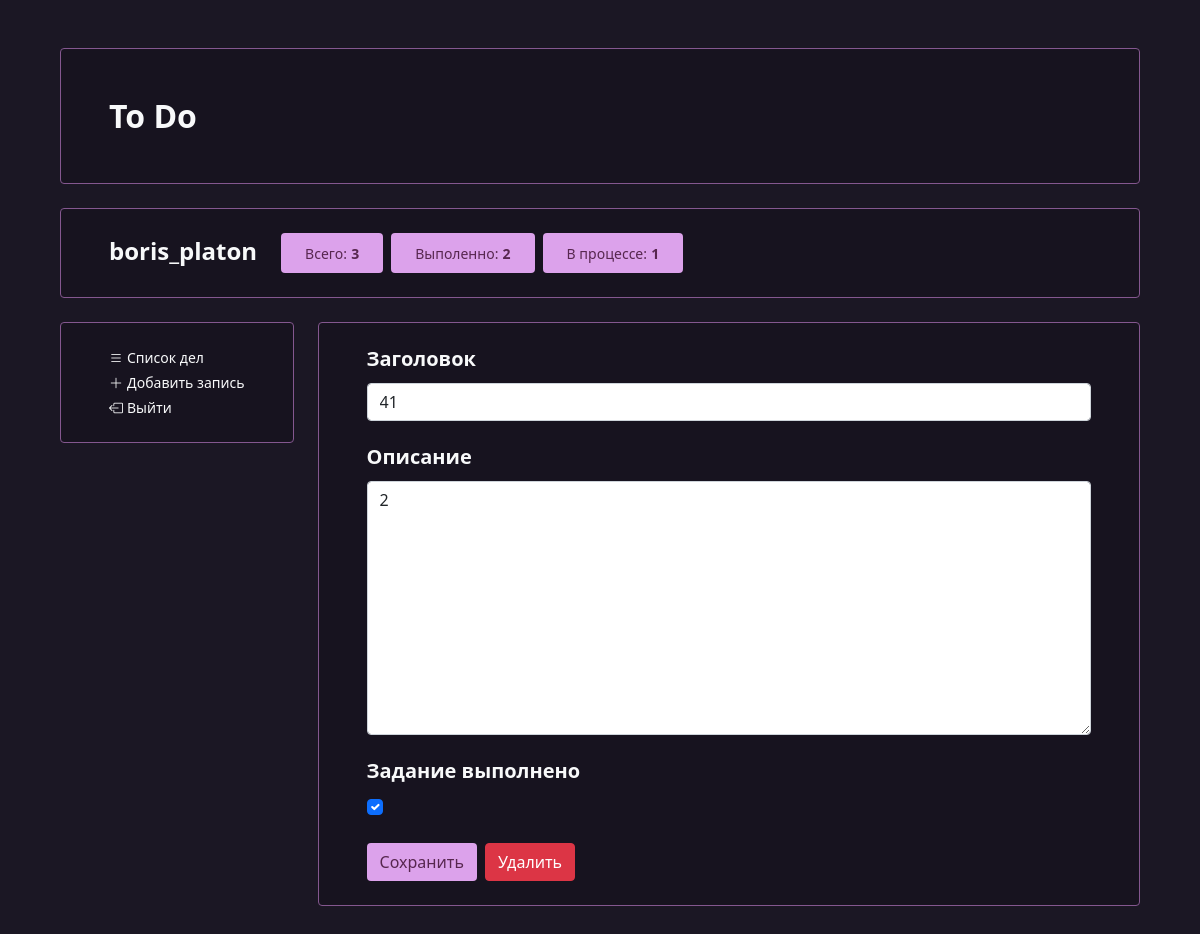
The app's page /affairs/22/ (signed in) with its own data.
### users/models.py (models this page shows, shortened)
class User(AbstractUser):
    @property
    def in_process_affairs_amount(self):
        return self.get_in_process_affairs().count()
    def get_in_process_affairs(self, *args):
        if args:
            return self.affair_set.filter(date_end__isnull=True).values(*args)
        return self.affair_set.filter(date_end__isnull=True)
    @property
    def completed_affairs_amount(self):
        return self.get_completed_affairs().count()
    def get_completed_affairs(self, *args):
        if args:
            return self.affair_set.exclude(date_end__isnull=True).values(*args)
        return self.affair_set.exclude(date_end__isnull=True)

### affairs/models.py (models this page shows, shortened)
class Affair(models.Model):
    title = models.CharField(max_length=128, verbose_name='Заголовок')
    text = models.TextField(max_length=2048, verbose_name='Описание', blank=True)
    date_add = models.DateTimeField(auto_now_add=True, verbose_name='Дата добавления')
    date_end = models.DateTimeField(verbose_name='Дата выполнения', blank=True, null=True)
    is_completed = models.BooleanField(verbose_name='Задание выполнено', default=False)
    author = models.ForeignKey(to=settings.AUTH_USER_MODEL, on_delete=models.CASCADE, verbose_name='Автор')
    class Meta:
        ordering = ["is_completed", "-date_add"]

### affairs/views.py (the view)
# urls.py: path('<int:affair_id>/', views.affair_view, name='affair'),
@login_required
def affair_view(request, affair_id):
    affair = Affair.objects.filter(pk=affair_id, author__pk=request.user.pk).first()
    if not affair:
        return redirect('affairs:home')
    form = AffairEditingForm(request.POST or None, instance=affair)
    context = {
        'form': form,
        'affair': affair
    }
    if request.POST and request.POST.get('save'):
        update_affair_from_form(request, form)
        return redirect('affairs:affair', affair_id)
    elif request.POST.get('delete'):
        messages.add_message(request, messages.SUCCESS, "Запись удалена", extra_tags="warning")
        delete_affair(affair_id)
        return redirect('affairs:home')
    return render(request, 'affairs/affair.html', context=context)

### affairs/forms.py
class AffairEditingForm(models.ModelForm):
    def __init__(self, *args, **kwargs):
        super().__init__(*args, **kwargs)
        for field in self.fields.values():
            field.widget.attrs.update({
                "class": "form-control",
            })
        self.fields['is_completed'].widget.attrs.update({
            'class': 'form-check-input'
        })
    class Meta:
        model = Affair
        fields = ('title', 'text', 'is_completed')

### affairs/templates/affairs/affair.html (shortened to what this page needs)
{% extends 'affairs/base.html' %}
{% block content %}
<div class="rounded menu p-4 px-5">
    <form action="{% url 'affairs:affair' affair_id=affair.pk %}" method="POST" novalidate>
        <div class="row row-cols-1 g-4">
            {% for field in form %}
            <div class="col">
                <div class="row row-cols-1 text-light g-1">
                    <div class="col">
                        <h5 class='fw-bold'>{{ field.label }}</h5>
                    </div>
                    <div class="col">
                        {{ field }}
                    </div>
                </div>
            </div>
            {% endfor %}
            <div class="col">
                <button type="submit" class='btn completed' name='save' value="save">Сохранить</button>
                <button type="submit" class='btn btn-danger ms-1' name='delete' value="delete">Удалить</button>
            </div>
        </div>
    </form>
</div>
{% endblock %}

### affairs/templates/affairs/base.html (shortened to what this page needs)
{% load static %}
<!DOCTYPE html>
<html lang="en">
<head>
	<link href="https://cdn.jsdelivr.net/npm/bootstrap@5.1.3/dist/css/bootstrap.min.css" rel="stylesheet">
	<link rel="stylesheet" href="https://cdn.jsdelivr.net/npm/bootstrap-icons@1.8.1/font/bootstrap-icons.css">
	<link rel="stylesheet" href="{% static 'base/css/base.css' %}">
</head>
<body>
<div class="p-5">
	<div class="container">
		<div class="row g-4">
            <div class="col-12">
                <div class="p-5 rounded menu">
                	<a href="{% url 'affairs:home' %}">
        	            <h2 class='m-0 fw-bold text-light'>
        	                To Do
        	            </h2>
                    </a>
                </div>
            </div>
            <div class="col-12">
                <div class="p-4 px-5 rounded menu">
                    <div class="row g-4">
                        <div class="col-auto">
                            <span class='m-0 fs-4 text-light fw-bold'>{{ request.user.username }}</span>
                        </div>
                        <div class="col-auto">
                            <div class="row g-2">
                                <div class='col-auto'>
                                	<a href="{% url 'affairs:home' %}">
        	                            <div class="py-2 px-4 rounded completed">
        	                                <small>Всего:</small>
        	                                <small class="fw-bold">{{ request.user.affair_set.count }}</small>
        	                            </div>
                                    </a>
                                </div>
                                <div class='col-auto'>
                                	<a href="{% url 'affairs:home' %}?affair_status=completed">
        	                            <div class="py-2 px-4 rounded completed">
        	                                <small>Выполенно:</small>
        	                                <small class="fw-bold">{{ request.user.completed_affairs_amount }}</small>
        	                            </div>
        	                        </a>
                                </div>
                                <div class='col-auto'>
                                	<a href="{% url 'affairs:home' %}?affair_status=process">
        	                            <div class="py-2 px-4 rounded completed">
        	                                <small>В процессе:</small>
        	                                <small class="fw-bold">{{ request.user.in_process_affairs_amount }}</small>
        	                            </div>
        	                        </a>
                                </div>
                            </div>
                        </div>
                    </div>
                </div>
            </div>
            <div class="col-auto">
                <div class="p-4 px-5 rounded menu">
                    <div class="d-flex flex-column">
                            <small class="mb-1"><a href="{% url 'affairs:home' %}" class="link-light"><i class="bi bi-list me-1"></i>Список дел</a></small>
                            <small class="mb-1"><a href="{% url 'affairs:add_affair' %}" class="link-light"><i class="bi bi-plus-lg me-1"></i>Добавить запись</a></small>
                            <small><a href="{% url 'users:logout' %}" class="link-light"><i class="bi bi-box-arrow-left me-1"></i>Выйти</a></small>
                    </div>
                </div>
            </div>
            <div class="col">
                {% block content %}
                {% endblock %}
            </div>
        </div>
	</div>
</div>
</body>
</html>

### static/base/css/base.css (style rules this page uses)
body { background: #1b1724; }
a { text-decoration: none; cursor: pointer; }
.menu { border: 1px solid #84578f; background: #17131f; }
.completed { background: #dca2eb; color: #57274f; transition: 0.2s all ease-out; }

### records on screen
User: user.username "boris_platon", user.affair_set.count "3", user.completed_affairs_amount "2", user.in_process_affairs_amount "1"
Affair: form "41" "2" "☑"

### other values on screen
{{ field.label }} "Заголовок" "Описание" "Задание выполнено"
